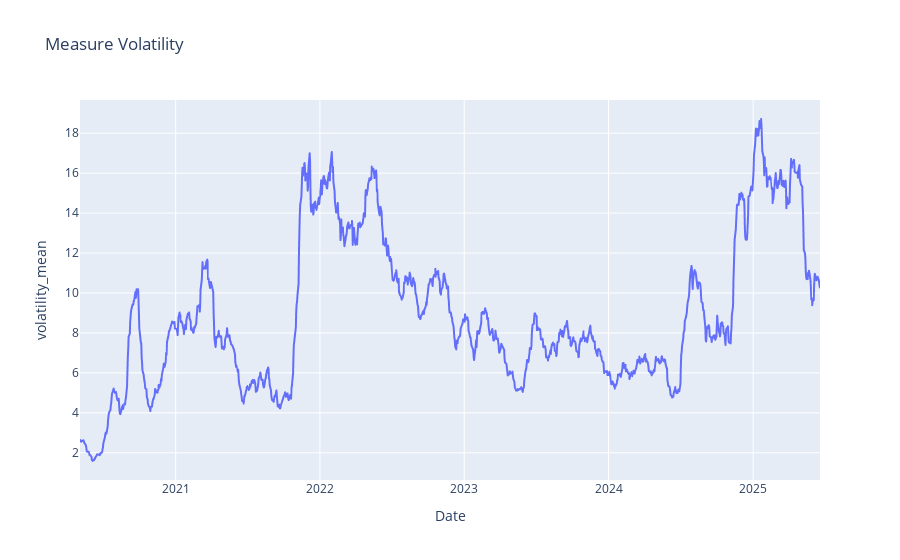

This figure's notebook cell:
### Markdown cell above
### The Mean Volatility for the cut off the timeframe

### Code cell
fig = px.line(df_stock, x="Datum", y="volatility_mean", title="Measure Volatility",labels={"Datum": "Date"})
fig.show()

### Figure 1 — Plotly figure (JSON) as saved in the notebook; plotly's stock layout.template omitted (floating-point values rounded to 4 significant figures; data arrays with more than 128 entries replaced by an {"elided": "..."} marker saying what was removed)
{"data": [{"hovertemplate": "Date=%{x}<br>volatility_mean=%{y}<extra></extra>", "legendgroup": "", "line": {"color": "#636efa", "dash": "solid"}, "marker": {"symbol": "circle"}, "mode": "lines", "name": "", "showlegend": false, "type": "scattergl", "x": {"elided": "1309 str values"}, "xaxis": "x", "y": {"elided": "1309 float values"}, "yaxis": "y"}], "layout": {"legend": {"tracegroupgap": 0}, "title": {"text": "Measure Volatility"}, "xaxis": {"anchor": "y", "domain": [0, 1], "title": {"text": "Date"}}, "yaxis": {"anchor": "x", "domain": [0, 1], "title": {"text": "volatility_mean"}}}}
